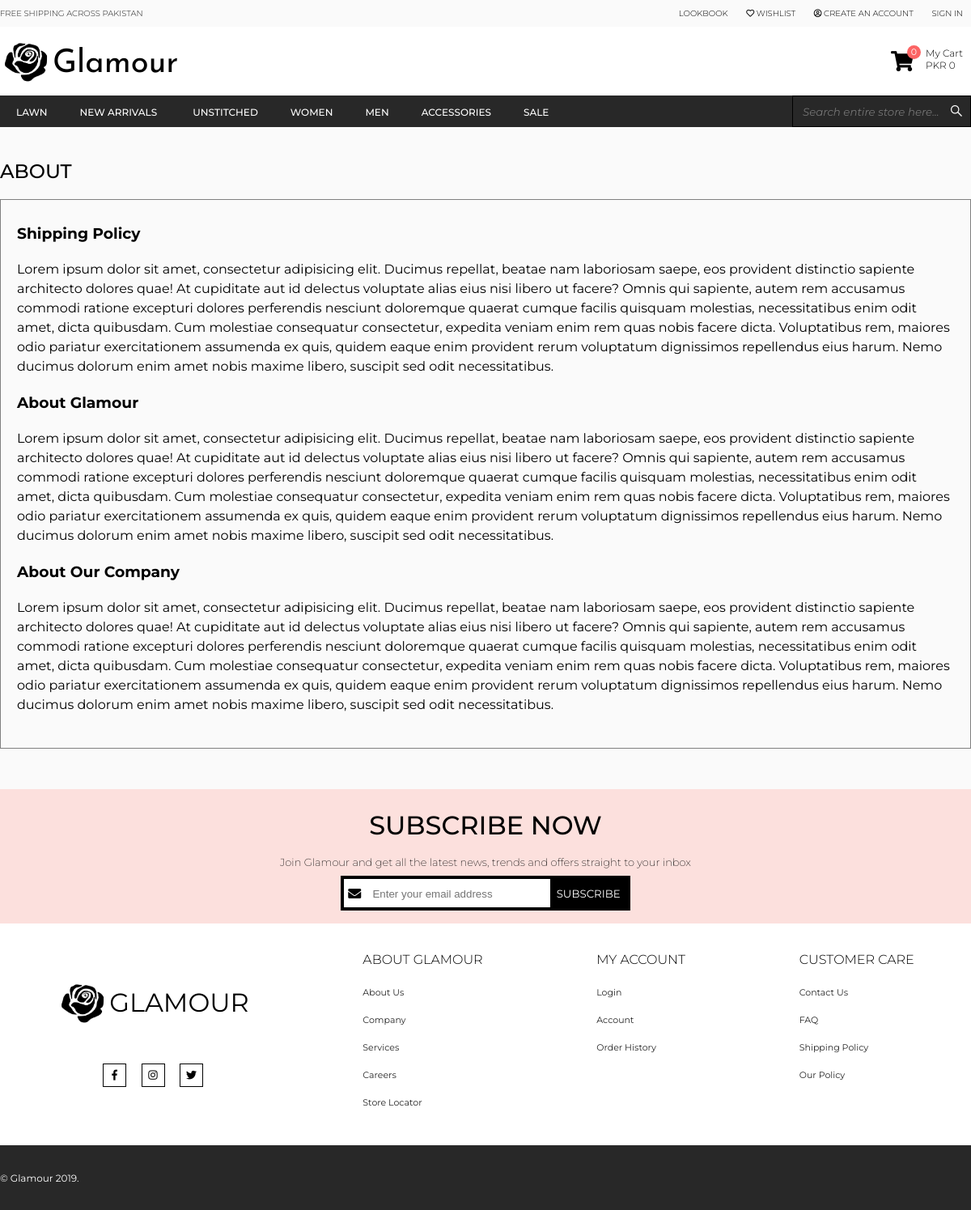
The page /pages/page/about on the database its author committed.
### tables this page shows
CREATE TABLE `store` (
  `id` int(11) NOT NULL,
  `name` varchar(255) NOT NULL,
  `email_id` varchar(255) NOT NULL,
  `logo` varchar(255) NOT NULL,
  `facebook_link` varchar(255) NOT NULL,
  `instagram_link` varchar(255) NOT NULL,
  `twitter_link` varchar(255) NOT NULL,
  `youtube_link` varchar(255) NOT NULL,
  `google_plus_link` varchar(255) NOT NULL,
  `vimeo_link` varchar(255) NOT NULL
);

CREATE TABLE `menu_items` (
  `menu_item_id` int(11) NOT NULL,
  `menu_item_name` varchar(255) NOT NULL,
  `menu_item_order` int(11) NOT NULL,
  `featured` tinyint(1) NOT NULL DEFAULT 0
);

CREATE TABLE `pages` (
  `page_id` int(11) NOT NULL,
  `page_title` varchar(255) NOT NULL,
  `page_body` text NOT NULL
);

### app/controllers/Pages.php (called while the page is built, shortened)
<?php
class Pages extends Controller
{
	public function page($title)
	{
		$page = $this->loadModel('Page');
		$pageData = $page->getPage($title);
		$this->loadView('pages/page', ['active' => 'pages', 'page' => $pageData]);
	}
}

### app/core/App.php (called while the page is built, shortened)
<?php
class App
{
    protected $currentMethod = 'index';
    public function __construct()
    {
        $url = App::getUrl();
        if (isset($url[0])) {
            if (file_exists('../app/controllers/' . ucwords($url[0]) . '.php')) {
                unset($url[0]);
            }
        }
        $this->currentController = new $this->currentController;
        if (isset($url[1])) {
            if (method_exists($this->currentController, $url[1])) {
                $this->currentMethod = $url[1];
                unset($url[1]);
            }
        }
        $this->params = $url ? array_values($url) : [];
        call_user_func_array([$this->currentController, $this->currentMethod], $this->params);
    }
    public static function getUrl()
    {
        if (isset($_GET['url'])) {
            $url = rtrim($_GET['url'], '/');
            $url = explode('/', $url);
            return $url;
        }
    }
}

### public/index.php (called while the page is built, shortened)
<?php
	$app = new App;

### app/core/Database.php (called while the page is built, shortened)
<?php
class Database
{
    private $host = DB_HOST;
    private $user = DB_USER;
    private $pass = DB_PASS;
    private $dbname = DB_NAME;
    private $dbh;
    private $stmt;
    public function __construct()
    {
        $dsn = 'mysql:host=' . $this->host . ';dbname=' . $this->dbname;
        $options = array(
            PDO::ATTR_PERSISTENT => true,
            PDO::ATTR_ERRMODE => PDO::ERRMODE_EXCEPTION,
            PDO::ATTR_DEFAULT_FETCH_MODE => PDO::FETCH_OBJ,
        );
        try {
            $this->dbh = new PDO($dsn, $this->user, $this->pass, $options);
        } catch (PDOException $e) {
            $this->error = $e->getMessage();
            echo $this->error;
        }
    }
    public function query($sql)
    {
        $this->stmt = $this->dbh->prepare($sql);
    }
    public function bind($param, $value, $type = null)
    {
        if (is_null($type)) {
            switch (true) {
                default:
                    $type = PDO::PARAM_STR;
            }
        }
        $this->stmt->bindValue($param, $value, $type);
    }
    public function execute()
    {
        return $this->stmt->execute();
    }
    public function fetchAll()
    {
        $this->execute();
        return $this->stmt->fetchAll();
    }
    public function fetchOne()
    {
        $this->execute();
        return $this->stmt->fetch();
    }
}

### app/helpers/functions.php (called while the page is built, shortened)
<?php
$db = new Database;
function loadMenu(){
	global $db;
	$db->query('SELECT * FROM menu_items ORDER BY menu_item_order ASC;');
	$results = $db->fetchAll();
	return $results;
}
function loadSubmenu($menu_item){
	global $db;
	$db->query("SELECT * FROM submenu_items WHERE menu_item_id = {$menu_item->menu_item_id} ORDER BY submenu_item_order ASC");
	$results = $db->fetchAll();
	return $results;
}
function loadStoreData(){
	global $db;
	$db->query("SELECT * FROM store");
	$results = $db->fetchOne();
	return $results;
}
function getCartItemsCount(){
	global $db;
	if(isset($_SESSION['user_id'])){
		$user_id = $_SESSION['user_id'];
		$db->query("SELECT COUNT(*) AS count FROM cart_items AS ci, cart AS c WHERE ci.cart_id = c.cart_id AND c.customer_id = {$user_id}");
		$results = $db->fetchOne();
		return $results->count;
	}else{
		return 0;
	}
}
function getCartItemsTotal(){
	global $db;
	if(isset($_SESSION['user_id'])){
		$user_id = $_SESSION['user_id'];
		$db->query("SELECT SUM(ci.total_price) AS sum FROM cart_items AS ci, cart AS c WHERE ci.cart_id = c.cart_id AND c.customer_id = {$user_id}");
		$results = $db->fetchOne();
		return $results->sum;
	}else{
		return 0;
	}
}
?>

### app/models/Page.php (called while the page is built, shortened)
<?php
class Page
{
    private $db;
    public function __construct()
    {
        $this->db = new Database;
    }
    public function getPage($title)
    {
        $this->db->query('SELECT * FROM pages WHERE page_title = :title');
        $this->db->bind(':title', $title);
        $result = $this->db->fetchOne();
        return $result;
    }
}

### app/views/pages/page.php (the view)
<?php require APPROOT . '/views/inc/header.php'; ?>
<section id="page">
    <div class="container">
        <h2 class="uppercase"><?php echo $data['page']->page_title; ?></h2>
        <div class="body">
            <?php echo htmlspecialchars_decode($data['page']->page_body); ?>
        </div>
    </div>
</section>
<?php require APPROOT . '/views/inc/footer.php'; ?>

### app/views/inc/header.php (shortened to what this page needs)
<?php $store_data = loadStoreData(); ?>
<!DOCTYPE html>
<html lang="en">
<head>
    <link rel="stylesheet" href="<?php getLink('css/all.min.css') ?>">
    <link rel="stylesheet" href="<?php getLink('css/global.css'); ?>">
    <link rel="stylesheet" href="<?php getLink('css/helper-classes.css'); ?>">
    <link rel="stylesheet" href="<?php getLink('css/header.css'); ?>">
    <link rel="stylesheet" href="<?php getLink('css/footer.css'); ?>">
    <?php
	if ($data['active'] == 'pages') {
		?>
    <link rel="stylesheet" href="<?php getLink('css/pages.css'); ?>">
    <?php
}
?>
</head>
<body>
    <header>
        <div class="top-panel">
            <div class="container">
                <ul class="left inline-list uppercase">
                    <li>
                        Free Shipping Across Pakistan
                    </li>
                </ul>
                <ul class="right inline-list uppercase">
                    <li>
                        <a href="<?php getLink('pages/lookbook'); ?>">Lookbook</a>
                    </li>
                    <li>
                        <a href="#"><i class="far fa-heart"></i> Wishlist</a>
                    </li>
                    <?php if (!isset($_SESSION['user_id'])) { ?>
                    <li>
                        <a href="<?php getLink('users/signup'); ?>"><i class="far fa-user-circle"></i> Create an
                            account</a>
                    </li>
                    <?php } ?>
                    <li>
                        <?php if (isset($_SESSION['user_id'])) { ?>
                        <a href="<?php getLink('users/logout'); ?>">Sign Out</a>
                        <?php } else { ?>
                        <a href="<?php getLink('users/signin'); ?>">Sign In</a>
                        <?php } ?>
                    </li>
                </ul>
            </div>
        </div>
        <div id="branding">
            <div class="container">
                <a href="<?php echo URLROOT; ?>" id="logo">
                    <img src="<?php getLink('img/' . $store_data->logo); ?>" alt="logo">
                    <h1>
                        <?php echo $store_data->name; ?>
                    </h1>
                </a>
                <a id="my-cart" href="<?php getLink('users/cart') ?>">
                    <div class="left">
                        <i class="fas fa-shopping-cart"></i>
                        <div id="cart-items-quantity"><?php echo getCartItemsCount(); ?></div>
                    </div>
                    <div class="right">
                        <div class="top">
                            My Cart
                        </div>
                        <div class="bottom">
                            PKR <?php echo number_format(getCartItemsTotal()); ?>
                        </div>
                    </div>
                </a>
            </div>
        </div>
        <nav>
            <div class="container">
                <ul class="inline-list uppercase left">
                    <?php $menu_items = loadMenu();
					foreach ($menu_items as $menu_item) {
						?>
                    <li>
                        <a
                            href="<?php getLink('products/menu/' . $menu_item->menu_item_id); ?>"><?php echo $menu_item->menu_item_name; ?></a>
                        <?php
							$submenuItems = loadSubmenu($menu_item);
							if (count($submenuItems) > 0) {
								?>
                    </li>
                    <?php
					}
				}
				?>
                </ul>
                <div class="right search">
                    <input type="text" id="search" placeholder="Search entire store here..." autocomplete="off">
                    <label for="search"><i class="fab fa-sistrix"></i></label>
                </div>
            </div>
        </nav>
    </header>

### app/views/inc/footer.php (shortened to what this page needs)
<footer>
    <div id="subscribe">
        <div class="container">
            <h1 class="uppercase">Subscribe Now</h1>
            <p>Join <?php echo $store_data->name; ?> and get all the latest news, trends and offers straight to your
                inbox</p>
            <form id="subscribe-form" class="form-inline" method="post"
                action="<?php getLink('users/subscribeOther'); ?>">
                <div class="input-group">
                    <label for="subscribe-field"><i class="fas fa-envelope"></i></label>
                    <input type="email" id="subscribe-field" placeholder="Enter your email address" autocomplete="on"
                        name="email">
                </div>
                <button type="submit" class="uppercase p-2">SUBSCRIBE</button>
            </form>
        </div>
    </div>
    <div id="links">
        <div class="container">
            <div class="social-links">
                <div class="d-flex">
                    <img src="<?php getLink('img/' . $store_data->logo); ?>" width="65px" alt="logo">
                    <h1 class="uppercase">
                        <?php echo $store_data->name; ?>
                    </h1>
                </div>
                <div id="social-links" class="d-flex">
                    <?php if ($store_data->facebook_link !== '') { ?>
                    <a target="_blank" href="<?php echo $store_data->facebook_link; ?>"><i
                            class="fab fa-facebook-f"></i></a>
                    <?php } ?>
                    <?php if ($store_data->instagram_link !== '') { ?>
                    <a target="_blank" href="<?php echo $store_data->instagram_link; ?>"><i
                            class="fab fa-instagram"></i></a>
                    <?php } ?>
                    <?php if ($store_data->twitter_link !== '') { ?>
                    <a target="_blank" href="<?php echo $store_data->twitter_link; ?>"><i
                            class="fab fa-twitter"></i></a>
                    <?php } ?>
                </div>
            </div>
            <div id="left-links">
                <h4 class="uppercase">About <?php echo $store_data->name; ?></h4>
                <ul>
                    <li><a href="<?php getLink('pages/page/about'); ?>">About Us</a></li>
                    <li><a href="<?php getLink('pages/page/company'); ?>">Company</a></li>
                    <li><a href="<?php getLink('pages/page/services'); ?>">Services</a></li>
                    <li><a href="<?php getLink('pages/page/careers'); ?>">Careers</a></li>
                    <li><a href="<?php getLink('pages/page/store locator'); ?>">Store Locator</a></li>
                </ul>
            </div>
            <div id="center-links">
                <h4 class="uppercase">My Account</h4>
                <ul>
                    <li><a href="<?php getLink('users/signin'); ?>">Login</a></li>
                    <li><a href="<?php getLink('users/account'); ?>">Account</a></li>
                    <li><a href="<?php getLink('users/order_history'); ?>">Order History</a></li>
                </ul>
            </div>
            <div id="right-links">
                <h4 class="uppercase">Customer Care</h4>
                <ul>
                    <li><a href="<?php getLink('pages/page/contact us'); ?>">Contact Us</a></li>
                    <li><a href="<?php getLink('pages/page/faq'); ?>">FAQ</a></li>
                    <li><a href="<?php getLink('pages/page/shipping policy'); ?>">Shipping Policy</a></li>
                    <li><a href="<?php getLink('pages/page/our policy'); ?>">Our Policy</a></li>
                </ul>
            </div>
        </div>
    </div>
    <div id="footer-bottom">
        <div class="container">
            &copy; <?php echo $store_data->name; ?> 2019.
        </div>
    </div>
</footer>
</body>
</html>

### rows shown on the page
store: name "Glamour", name "GLAMOUR"
menu_items: menu_item_name "LAWN"
menu_items: menu_item_name "NEW ARRIVALS"
menu_items: menu_item_name "UNSTITCHED"
menu_items: menu_item_name "WOMEN"
menu_items: menu_item_name "MEN"
menu_items: menu_item_name "ACCESSORIES"
menu_items: menu_item_name "SALE"
pages: page_title "ABOUT", page_body "Shipping Policy Lorem ipsum dolor sit amet, consectetur adipisicing elit. Ducimus repellat, beatae nam laboriosam saepe, eos provident distinctio sapiente architecto dolores quae! At cupiditate aut id delectus voluptate alias eius nisi libero ut facere? Omnis qui sapiente, autem rem accusamus commodi ratione excepturi dolores perferendis nesciunt doloremque quaerat cumque facilis quisquam molestias, necessitatibus enim odit amet, dicta quibusdam. Cum molestiae consequatur consectetur, expedita veniam enim rem quas nobis facere dicta. Voluptatibus rem, maiores odio pariatur exercitationem assumenda ex quis, quidem eaque enim provident rerum voluptatum dignissimos repellendus eius harum. Nemo…"

### other values the page prints
getCartItemsCount() "0"
getCartItemsTotal() "0"
